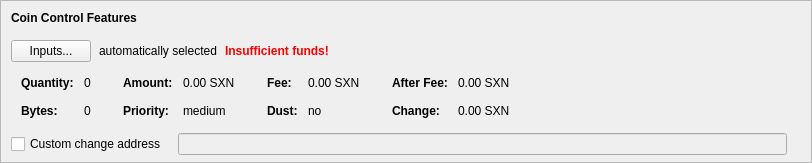
    <widget class="QFrame" name="frameCoinControl">
     <property name="sizePolicy">
      <sizepolicy hsizetype="Expanding" vsizetype="Expanding">
       <horstretch>0</horstretch>
       <verstretch>0</verstretch>
      </sizepolicy>
     </property>
     <property name="maximumSize">
      <size>
       <width>16777215</width>
       <height>16777215</height>
      </size>
     </property>
     <property name="frameShape">
      <enum>QFrame::StyledPanel</enum>
     </property>
     <property name="frameShadow">
      <enum>QFrame::Sunken</enum>
     </property>
     <layout class="QVBoxLayout" name="verticalLayoutCoinControl2">
      <property name="spacing">
       <number>0</number>
      </property>
      <property name="leftMargin">
       <number>0</number>
      </property>
      <property name="topMargin">
       <number>0</number>
      </property>
      <property name="rightMargin">
       <number>0</number>
      </property>
      <property name="bottomMargin">
       <number>6</number>
      </property>
      <item>
       <layout class="QVBoxLayout" name="verticalLayoutCoinControl" stretch="0,0,0,0,1">
        <property name="spacing">
         <number>0</number>
        </property>
        <property name="leftMargin">
         <number>10</number>
        </property>
        <property name="topMargin">
         <number>10</number>
        </property>
        <item>
         <layout class="QHBoxLayout" name="horizontalLayoutCoinControl1">
          <property name="bottomMargin">
           <number>15</number>
          </property>
          <item>
           <widget class="QLabel" name="labelCoinControlFeatures">
            <property name="sizePolicy">
             <sizepolicy hsizetype="Preferred" vsizetype="Maximum">
              <horstretch>0</horstretch>
              <verstretch>0</verstretch>
             </sizepolicy>
            </property>
            <property name="font">
             <font>
              <weight>75</weight>
              <bold>true</bold>
             </font>
            </property>
            <property name="styleSheet">
             <string notr="true">font-weight:bold;</string>
            </property>
            <property name="text">
             <string>Coin Control Features</string>
            </property>
           </widget>
          </item>
         </layout>
        </item>
        <item>
         <layout class="QHBoxLayout" name="horizontalLayoutCoinControl2" stretch="0,0,0,0">
          <property name="spacing">
           <number>8</number>
          </property>
          <property name="bottomMargin">
           <number>10</number>
          </property>
          <item>
           <widget class="QPushButton" name="pushButtonCoinControl">
            <property name="styleSheet">
             <string notr="true"/>
            </property>
            <property name="text">
             <string>Inputs...</string>
            </property>
            <property name="autoDefault">
             <bool>false</bool>
            </property>
           </widget>
          </item>
          <item>
           <widget class="QLabel" name="labelCoinControlAutomaticallySelected">
            <property name="text">
             <string>automatically selected</string>
            </property>
            <property name="margin">
             <number>5</number>
            </property>
           </widget>
          </item>
          <item>
           <widget class="QLabel" name="labelCoinControlInsuffFunds">
            <property name="font">
             <font>
              <weight>75</weight>
              <bold>true</bold>
             </font>
            </property>
            <property name="styleSheet">
             <string notr="true">color:red;font-weight:bold;</string>
            </property>
            <property name="text">
             <string>Insufficient funds!</string>
            </property>
            <property name="margin">
             <number>5</number>
            </property>
           </widget>
          </item>
          <item>
           <spacer name="horizontalSpacerCoinControl">
            <property name="orientation">
             <enum>Qt::Horizontal</enum>
            </property>
            <property name="sizeHint" stdset="0">
             <size>
              <width>40</width>
              <height>1</height>
             </size>
            </property>
           </spacer>
          </item>
         </layout>
        </item>
        <item>
         <widget class="QWidget" name="widgetCoinControl" native="true">
          <property name="sizePolicy">
           <sizepolicy hsizetype="Preferred" vsizetype="Preferred">
            <horstretch>0</horstretch>
            <verstretch>0</verstretch>
           </sizepolicy>
          </property>
          <property name="minimumSize">
           <size>
            <width>0</width>
            <height>0</height>
           </size>
          </property>
          <property name="styleSheet">
           <string notr="true"/>
          </property>
          <layout class="QHBoxLayout" name="horizontalLayoutCoinControl5">
           <property name="leftMargin">
            <number>0</number>
           </property>
           <property name="topMargin">
            <number>0</number>
           </property>
           <property name="rightMargin">
            <number>0</number>
           </property>
           <property name="bottomMargin">
            <number>0</number>
           </property>
           <item>
            <layout class="QHBoxLayout" name="horizontalLayoutCoinControl3" stretch="0,0,0,1">
             <property name="spacing">
              <number>20</number>
             </property>
             <property name="topMargin">
              <number>0</number>
             </property>
             <property name="bottomMargin">
              <number>10</number>
             </property>
             <item>
              <layout class="QFormLayout" name="formLayoutCoinControl1">
               <property name="horizontalSpacing">
                <number>10</number>
               </property>
               <property name="verticalSpacing">
                <number>14</number>
               </property>
               <property name="leftMargin">
                <number>10</number>
               </property>
               <property name="topMargin">
                <number>4</number>
               </property>
               <property name="rightMargin">
                <number>6</number>
               </property>
               <item row="0" column="0">
                <widget class="QLabel" name="labelCoinControlQuantityText">
                 <property name="font">
                  <font>
                   <weight>75</weight>
                   <bold>true</bold>
                  </font>
                 </property>
                 <property name="text">
                  <string>Quantity:</string>
                 </property>
                 <property name="margin">
                  <number>0</number>
                 </property>
                </widget>
               </item>
               <item row="0" column="1">
                <widget class="QLabel" name="labelCoinControlQuantity">
                 <property name="cursor">
                  <cursorShape>IBeamCursor</cursorShape>
                 </property>
                 <property name="contextMenuPolicy">
                  <enum>Qt::ActionsContextMenu</enum>
                 </property>
                 <property name="text">
                  <string notr="true">0</string>
                 </property>
                 <property name="margin">
                  <number>0</number>
                 </property>
                 <property name="textInteractionFlags">
                  <set>Qt::LinksAccessibleByMouse|Qt::TextSelectableByKeyboard|Qt::TextSelectableByMouse</set>
                 </property>
                </widget>
               </item>
               <item row="1" column="0">
                <widget class="QLabel" name="labelCoinControlBytesText">
                 <property name="font">
                  <font>
                   <weight>75</weight>
                   <bold>true</bold>
                  </font>
                 </property>
                 <property name="text">
                  <string>Bytes:</string>
                 </property>
                </widget>
               </item>
               <item row="1" column="1">
                <widget class="QLabel" name="labelCoinControlBytes">
                 <property name="cursor">
                  <cursorShape>IBeamCursor</cursorShape>
                 </property>
                 <property name="contextMenuPolicy">
                  <enum>Qt::ActionsContextMenu</enum>
                 </property>
                 <property name="text">
                  <string notr="true">0</string>
                 </property>
                 <property name="textInteractionFlags">
                  <set>Qt::LinksAccessibleByMouse|Qt::TextSelectableByKeyboard|Qt::TextSelectableByMouse</set>
                 </property>
                </widget>
               </item>
              </layout>
             </item>
             <item>
              <layout class="QFormLayout" name="formLayoutCoinControl2">
               <property name="horizontalSpacing">
                <number>10</number>
               </property>
               <property name="verticalSpacing">
                <number>14</number>
               </property>
               <property name="leftMargin">
                <number>6</number>
               </property>
               <property name="topMargin">
                <number>4</number>
               </property>
               <property name="rightMargin">
                <number>6</number>
               </property>
               <item row="0" column="0">
                <widget class="QLabel" name="labelCoinControlAmountText">
                 <property name="font">
                  <font>
                   <weight>75</weight>
                   <bold>true</bold>
                  </font>
                 </property>
                 <property name="text">
                  <string>Amount:</string>
                 </property>
                 <property name="margin">
                  <number>0</number>
                 </property>
                </widget>
               </item>
               <item row="0" column="1">
                <widget class="QLabel" name="labelCoinControlAmount">
                 <property name="cursor">
                  <cursorShape>IBeamCursor</cursorShape>
                 </property>
                 <property name="contextMenuPolicy">
                  <enum>Qt::ActionsContextMenu</enum>
                 </property>
                 <property name="text">
                  <string notr="true">0.00 SXN</string>
                 </property>
                 <property name="textInteractionFlags">
                  <set>Qt::LinksAccessibleByMouse|Qt::TextSelectableByKeyboard|Qt::TextSelectableByMouse</set>
                 </property>
                </widget>
               </item>
               <item row="1" column="0">
                <widget class="QLabel" name="labelCoinControlPriorityText">
                 <property name="font">
                  <font>
                   <weight>75</weight>
                   <bold>true</bold>
                  </font>
                 </property>
                 <property name="text">
                  <string>Priority:</string>
                 </property>
                </widget>
               </item>
               <item row="1" column="1">
                <widget class="QLabel" name="labelCoinControlPriority">
                 <property name="cursor">
                  <cursorShape>IBeamCursor</cursorShape>
                 </property>
                 <property name="contextMenuPolicy">
                  <enum>Qt::ActionsContextMenu</enum>
                 </property>
                 <property name="text">
                  <string>medium</string>
                 </property>
                 <property name="textInteractionFlags">
                  <set>Qt::LinksAccessibleByMouse|Qt::TextSelectableByKeyboard|Qt::TextSelectableByMouse</set>
                 </property>
                </widget>
               </item>
              </layout>
             </item>
             <item>
              <layout class="QFormLayout" name="formLayoutCoinControl3">
               <property name="horizontalSpacing">
                <number>10</number>
               </property>
               <property name="verticalSpacing">
                <number>14</number>
               </property>
               <property name="leftMargin">
                <number>6</number>
               </property>
               <property name="topMargin">
                <number>4</number>
               </property>
               <property name="rightMargin">
                <number>6</number>
               </property>
               <item row="0" column="0">
                <widget class="QLabel" name="labelCoinControlFeeText">
                 <property name="font">
                  <font>
                   <weight>75</weight>
                   <bold>true</bold>
                  </font>
                 </property>
                 <property name="text">
                  <string>Fee:</string>
                 </property>
                 <property name="margin">
                  <number>0</number>
                 </property>
                </widget>
               </item>
               <item row="0" column="1">
                <widget class="QLabel" name="labelCoinControlFee">
                 <property name="cursor">
                  <cursorShape>IBeamCursor</cursorShape>
                 </property>
                 <property name="contextMenuPolicy">
                  <enum>Qt::ActionsContextMenu</enum>
                 </property>
                 <property name="text">
                  <string notr="true">0.00 SXN</string>
                 </property>
                 <property name="textInteractionFlags">
                  <set>Qt::LinksAccessibleByMouse|Qt::TextSelectableByKeyboard|Qt::TextSelectableByMouse</set>
                 </property>
                </widget>
               </item>
               <item row="1" column="0">
                <widget class="QLabel" name="labelCoinControlLowOutputText">
                 <property name="font">
                  <font>
                   <weight>75</weight>
                   <bold>true</bold>
                  </font>
                 </property>
                 <property name="text">
                  <string>Dust:</string>
                 </property>
                </widget>
               </item>
               <item row="1" column="1">
                <widget class="QLabel" name="labelCoinControlLowOutput">
                 <property name="cursor">
                  <cursorShape>IBeamCursor</cursorShape>
                 </property>
                 <property name="contextMenuPolicy">
                  <enum>Qt::ActionsContextMenu</enum>
                 </property>
                 <property name="text">
                  <string>no</string>
                 </property>
                 <property name="textInteractionFlags">
                  <set>Qt::LinksAccessibleByMouse|Qt::TextSelectableByKeyboard|Qt::TextSelectableByMouse</set>
                 </property>
                </widget>
               </item>
              </layout>
             </item>
             <item>
              <layout class="QFormLayout" name="formLayoutCoinControl4">
               <property name="horizontalSpacing">
                <number>10</number>
               </property>
               <property name="verticalSpacing">
                <number>14</number>
               </property>
               <property name="leftMargin">
                <number>6</number>
               </property>
               <property name="topMargin">
                <number>4</number>
               </property>
               <property name="rightMargin">
                <number>6</number>
               </property>
               <item row="0" column="0">
                <widget class="QLabel" name="labelCoinControlAfterFeeText">
                 <property name="font">
                  <font>
                   <weight>75</weight>
                   <bold>true</bold>
                  </font>
                 </property>
                 <property name="text">
                  <string>After Fee:</string>
                 </property>
                 <property name="margin">
                  <number>0</number>
                 </property>
                </widget>
               </item>
               <item row="0" column="1">
                <widget class="QLabel" name="labelCoinControlAfterFee">
                 <property name="cursor">
                  <cursorShape>IBeamCursor</cursorShape>
                 </property>
                 <property name="contextMenuPolicy">
                  <enum>Qt::ActionsContextMenu</enum>
                 </property>
                 <property name="text">
                  <string notr="true">0.00 SXN</string>
                 </property>
                 <property name="textInteractionFlags">
                  <set>Qt::LinksAccessibleByMouse|Qt::TextSelectableByKeyboard|Qt::TextSelectableByMouse</set>
                 </property>
                </widget>
               </item>
               <item row="1" column="0">
                <widget class="QLabel" name="labelCoinControlChangeText">
                 <property name="font">
                  <font>
                   <weight>75</weight>
                   <bold>true</bold>
                  </font>
                 </property>
                 <property name="text">
                  <string>Change:</string>
                 </property>
                </widget>
               </item>
               <item row="1" column="1">
                <widget class="QLabel" name="labelCoinControlChange">
                 <property name="cursor">
                  <cursorShape>IBeamCursor</cursorShape>
                 </property>
                 <property name="contextMenuPolicy">
                  <enum>Qt::ActionsContextMenu</enum>
                 </property>
                 <property name="text">
                  <string notr="true">0.00 SXN</string>
                 </property>
                 <property name="textInteractionFlags">
                  <set>Qt::LinksAccessibleByMouse|Qt::TextSelectableByKeyboard|Qt::TextSelectableByMouse</set>
                 </property>
                </widget>
               </item>
              </layout>
             </item>
            </layout>
           </item>
          </layout>
         </widget>
        </item>
        <item>
         <layout class="QHBoxLayout" name="horizontalLayoutCoinControl4" stretch="0,0,0">
          <property name="spacing">
           <number>12</number>
          </property>
          <property name="sizeConstraint">
           <enum>QLayout::SetDefaultConstraint</enum>
          </property>
          <property name="topMargin">
           <number>5</number>
          </property>
          <property name="rightMargin">
           <number>5</number>
          </property>
          <item>
           <widget class="QCheckBox" name="checkBoxCoinControlChange">
            <property name="toolTip">
             <string>If this is activated, but the change address is empty or invalid, change will be sent to a newly generated address.</string>
            </property>
            <property name="text">
             <string>Custom change address</string>
            </property>
           </widget>
          </item>
          <item>
           <widget class="QValidatedLineEdit" name="lineEditCoinControlChange">
            <property name="enabled">
             <bool>false</bool>
            </property>
            <property name="sizePolicy">
             <sizepolicy hsizetype="Expanding" vsizetype="Fixed">
              <horstretch>0</horstretch>
              <verstretch>0</verstretch>
             </sizepolicy>
            </property>
           </widget>
          </item>
          <item>
           <widget class="QLabel" name="labelCoinControlChangeLabel">
            <property name="sizePolicy">
             <sizepolicy hsizetype="Preferred" vsizetype="Expanding">
              <horstretch>0</horstretch>
              <verstretch>0</verstretch>
             </sizepolicy>
            </property>
            <property name="minimumSize">
             <size>
              <width>0</width>
              <height>0</height>
             </size>
            </property>
            <property name="text">
             <string/>
            </property>
            <property name="margin">
             <number>3</number>
            </property>
           </widget>
          </item>
         </layout>
        </item>
        <item>
         <spacer name="verticalSpacerCoinControl">
          <property name="orientation">
           <enum>Qt::Vertical</enum>
          </property>
          <property name="sizeHint" stdset="0">
           <size>
            <width>800</width>
            <height>1</height>
           </size>
          </property>
         </spacer>
        </item>
       </layout>
      </item>
     </layout>
    </widget>
